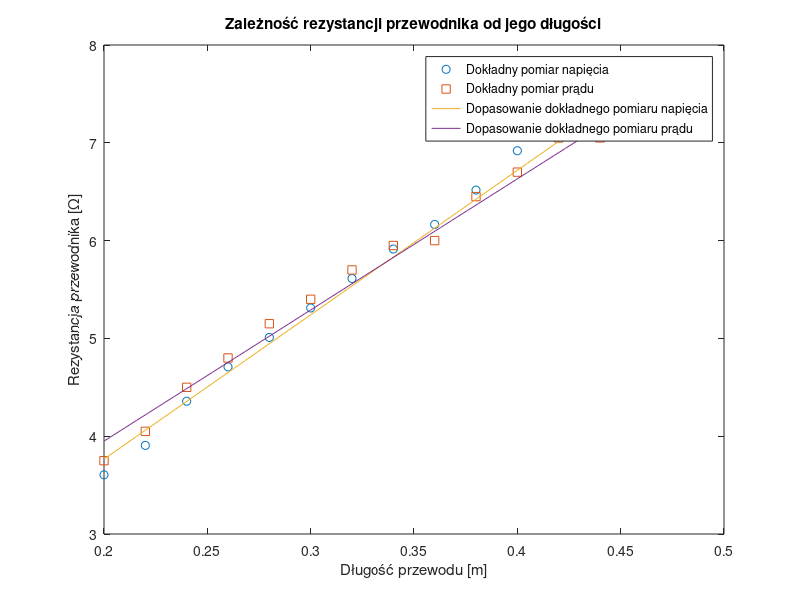

MATLAB code to generate this figure:
% Pomiar oporności właściwej przewodu oporowego metodą techniczną
clc, clearvars

% stopien wielomianu
n = 1;

I_A = 200 * 10^-3; % Natężenie prądu odczytane na amperomierzu [A]
R_V = 2500; % Rezystancja wewnętrzna woltomierza [Ω]
R_A = 0.15; % Rezystancja wewnętrzna miliaperomierza [Ω]

% Długość przewodu oporowego [m]
pomiar_l = (46:-2:20)*10^-2;
l_val = linspace(min(pomiar_l), max(pomiar_l), 100);

% Odczyt woltomierza (dokładny pomiar napięcia) [v]
pomiar_d_p_napiecia = [1.45 1.44 1.41 1.38 1.30 1.23 1.18 1.12 1.06 1.00 0.94 0.87 0.78 0.72];

% Odczyt woltomierza (dokładny pomiar prądu) [v]
pomiar_d_p_prad =     [1.46 1.44 1.44 1.37 1.32 1.23 1.22 1.17 1.11 1.06 0.99 0.93 0.84 0.78];

wsp_napiecie = polyfit(pomiar_l, pomiar_d_p_napiecia, n);
wsp_prad = polyfit(pomiar_l, pomiar_d_p_prad, n);

R_P_napiecie_fit = (polyval(wsp_napiecie, l_val) ./ (I_A)) .* (1+(polyval(wsp_napiecie, l_val) ./ (I_A*R_V)));
R_P_prad_fit = (polyval(wsp_prad, l_val) ./ I_A) - R_A;

R_P_napiecie = (pomiar_d_p_napiecia ./ (I_A)) .* (1+(pomiar_d_p_napiecia ./ (I_A*R_V)));
R_P_prad = (pomiar_d_p_prad ./ I_A) - R_A;

% Wykres zależności rezystancji przewodnika od jego długości
figure;
plot(pomiar_l, R_P_napiecie, 'o', 'DisplayName', 'Dokładny pomiar napięcia');
hold on;
plot(pomiar_l, R_P_prad, 's', 'DisplayName', 'Dokładny pomiar prądu');
plot(l_val, R_P_napiecie_fit, '-', 'DisplayName', 'Dopasowanie dokładnego pomiaru napięcia');
plot(l_val, R_P_prad_fit, '-', 'DisplayName', 'Dopasowanie dokładnego pomiaru prądu');
hold off;
xlabel('Długość przewodu [m]');
ylabel('Rezystancja przewodnika [Ω]');
title('Zależność rezystancji przewodnika od jego długości');
legend('show');

% Obliczenie rezystancji właściwej przewodu oporowego
nachylenie_napiecie = wsp_napiecie(1);
nachylenie_prad = wsp_prad(1);

d = 3.22 * 10^-4; % średnica drutu [m]
rezystancja_wlasciwa_napiecie = nachylenie_napiecie*((pi*(d^2))/4);
rezystancja_wlasciwa_prad = nachylenie_prad*((pi*(d^2))/4);